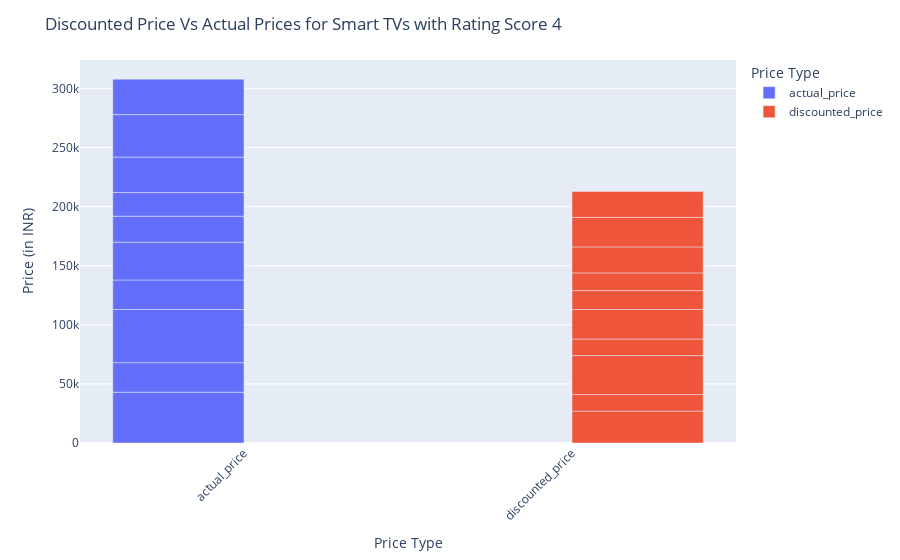

Notebook source saved alongside this figure:
### Code cell
# Create the bar chart using the long format DataFrame
fig = px.bar(df_long, x='Price Type', y='Price', color='Price Type', barmode='group', hover_data=['category','product_id','product_name' ])

# Update layout for a clearer x-axis and set the title
fig.update_layout(
    title="Discounted Price Vs Actual Prices for Smart TVs with Rating Score 4",
    xaxis_title="Price Type",
    yaxis_title="Price (in INR)",
    xaxis_tickangle=-45,
    legend_title="Price Type",
    # Make sure the currency format is correct for your locale
    # This example assumes that you are formatting the prices in Indian Rupees
)

# Show the figure
fig.show()

### Figure 1 — Plotly figure (JSON) as saved in the notebook; plotly's stock layout.template omitted (floating-point values rounded to 4 significant figures)
{"data": [{"alignmentgroup": "True", "customdata": [["ElectronicsHomeTheater,TVVideoTelevisionsSmartTelevisions", "B09RFC46VP", "Redmi 108 cm (43 inches) 4K Ultra HD Android Smart LED TV X43 | L43R7-7AIN (Black)"], ["ElectronicsHomeTheater,TVVideoTelevisionsSmartTelevisions", "B09F9YQQ7B", "Redmi 80 cm (32 inches) Android 11 Series HD Ready Smart LED TV | L32M6-RA/L32M7-RA (Black)"], ["ElectronicsHomeTheater,TVVideoTelevisionsSmartTelevisions", "B08Y55LPBF", "Redmi 126 cm (50 inches) 4K Ultra HD Android Smart LED TV X50 | L50M6-RA (Black)"], ["ElectronicsHomeTheater,TVVideoTelevisionsSmartTelevisions", "B09F9YQQ7B", "Redmi 80 cm (32 inches) Android 11 Series HD Ready Smart LED TV | L32M6-RA/L32M7-RA (Black)"], ["ElectronicsHomeTheater,TVVideoTelevisionsSmartTelevisions", "B09Q5P2MT3", "OnePlus 108 cm (43 inches) Y Series Full HD Smart Android LED TV 43 Y1S (Black)"], ["ElectronicsHomeTheater,TVVideoTelevisionsSmartTelevisions", "B09Q5SWVBJ", "OnePlus 80 cm (32 inches) Y Series HD Ready Smart Android LED TV 32 Y1S (Black)"], ["ElectronicsHomeTheater,TVVideoTelevisionsSmartTelevisions", "B08B42LWKN", "OnePlus 80 cm (32 inches) Y Series HD Ready LED Smart Android TV 32Y1 (Black)"], ["ElectronicsHomeTheater,TVVideoTelevisionsSmartTelevisions", "B09HQSV46W", "Mi 100 cm (40 inches) Horizon Edition Full HD Android LED TV 4A | L40M6-EI (Black)"], ["ElectronicsHomeTheater,TVVideoTelevisionsSmartTelevisions", "B0B6F8HHR6", "MI 108 cm (43 inches) 5A Series Full HD Smart Android LED TV L43M7-EAIN (Black)"], ["ElectronicsHomeTheater,TVVideoTelevisionsSmartTelevisions", "B0B6F98KJJ", "MI 100 cm (40 inches) 5A Series Full HD Smart Android LED TV with 24W Dolby Audio & Metal Bezel-Less Frame (Black) (2022 Model)"]], "hovertemplate": "Price Type=%{x}<br>Price=%{y}<br>category=%{customdata[0]}<br>product_id=%{customdata[1]}<br>product_name=%{customdata[2]}<extra></extra>", "legendgroup": "actual_price", "marker": {"color": "#636efa", "pattern": {"shape": ""}}, "name": "actual_price", "offsetgroup": "actual_price", "orientation": "v", "showlegend": true, "textposition": "auto", "type": "bar", "x": ["actual_price", "actual_price", "actual_price", "actual_price", "actual_price", "actual_price", "actual_price", "actual_price", "actual_price", "actual_price"], "xaxis": "x", "y": [42999, 24999, 44999, 24999, 31999, 21999, 19999, 29999, 35999, 29999], "yaxis": "y"}, {"alignmentgroup": "True", "customdata": [["ElectronicsHomeTheater,TVVideoTelevisionsSmartTelevisions", "B09RFC46VP", "Redmi 108 cm (43 inches) 4K Ultra HD Android Smart LED TV X43 | L43R7-7AIN (Black)"], ["ElectronicsHomeTheater,TVVideoTelevisionsSmartTelevisions", "B09F9YQQ7B", "Redmi 80 cm (32 inches) Android 11 Series HD Ready Smart LED TV | L32M6-RA/L32M7-RA (Black)"], ["ElectronicsHomeTheater,TVVideoTelevisionsSmartTelevisions", "B08Y55LPBF", "Redmi 126 cm (50 inches) 4K Ultra HD Android Smart LED TV X50 | L50M6-RA (Black)"], ["ElectronicsHomeTheater,TVVideoTelevisionsSmartTelevisions", "B09F9YQQ7B", "Redmi 80 cm (32 inches) Android 11 Series HD Ready Smart LED TV | L32M6-RA/L32M7-RA (Black)"], ["ElectronicsHomeTheater,TVVideoTelevisionsSmartTelevisions", "B09Q5P2MT3", "OnePlus 108 cm (43 inches) Y Series Full HD Smart Android LED TV 43 Y1S (Black)"], ["ElectronicsHomeTheater,TVVideoTelevisionsSmartTelevisions", "B09Q5SWVBJ", "OnePlus 80 cm (32 inches) Y Series HD Ready Smart Android LED TV 32 Y1S (Black)"], ["ElectronicsHomeTheater,TVVideoTelevisionsSmartTelevisions", "B08B42LWKN", "OnePlus 80 cm (32 inches) Y Series HD Ready LED Smart Android TV 32Y1 (Black)"], ["ElectronicsHomeTheater,TVVideoTelevisionsSmartTelevisions", "B09HQSV46W", "Mi 100 cm (40 inches) Horizon Edition Full HD Android LED TV 4A | L40M6-EI (Black)"], ["ElectronicsHomeTheater,TVVideoTelevisionsSmartTelevisions", "B0B6F8HHR6", "MI 108 cm (43 inches) 5A Series Full HD Smart Android LED TV L43M7-EAIN (Black)"], ["ElectronicsHomeTheater,TVVideoTelevisionsSmartTelevisions", "B0B6F98KJJ", "MI 100 cm (40 inches) 5A Series Full HD Smart Android LED TV with 24W Dolby Audio & Metal Bezel-Less Frame (Black) (2022 Model)"]], "hovertemplate": "Price Type=%{x}<br>Price=%{y}<br>category=%{customdata[0]}<br>product_id=%{customdata[1]}<br>product_name=%{customdata[2]}<extra></extra>", "legendgroup": "discounted_price", "marker": {"color": "#EF553B", "pattern": {"shape": ""}}, "name": "discounted_price", "offsetgroup": "discounted_price", "orientation": "v", "showlegend": true, "textposition": "auto", "type": "bar", "x": ["discounted_price", "discounted_price", "discounted_price", "discounted_price", "discounted_price", "discounted_price", "discounted_price", "discounted_price", "discounted_price", "discounted_price"], "xaxis": "x", "y": [26999, 13999, 32999, 13999, 24999, 15999, 14999, 21999, 24999, 21999], "yaxis": "y"}], "layout": {"barmode": "group", "legend": {"title": {"text": "Price Type"}, "tracegroupgap": 0}, "margin": {"t": 60}, "title": {"text": "Discounted Price Vs Actual Prices for Smart TVs with Rating Score 4"}, "xaxis": {"anchor": "y", "categoryarray": ["actual_price", "discounted_price"], "categoryorder": "array", "domain": [0, 1], "tickangle": -45, "title": {"text": "Price Type"}}, "yaxis": {"anchor": "x", "domain": [0, 1], "title": {"text": "Price (in INR)"}}}}
